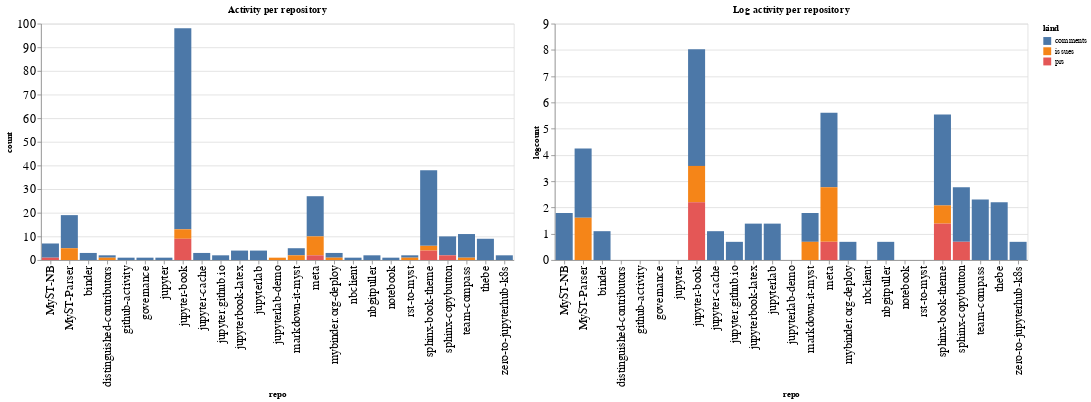

Notebook cell for this chart:
### Code cell
ch1 = alt.Chart(repo_summaries, width=600, title="Activity per repository").mark_bar().encode(
    x='repo',
    y='count',
    color='kind',
    tooltip="kind"
)

ch2 = alt.Chart(repo_summaries, width=600, title="Log activity per repository").mark_bar().encode(
    x='repo',
    y='logcount',
    color='kind',
    tooltip="kind"
)

ch1 | ch2

### Figure 1 — Vega-Lite specification as saved in the notebook (floating-point values rounded to 4 significant figures)
{"config": {"axisLeft": {"labelFontSize": 15}, "axisBottom": {"labelFontSize": 15}}, "hconcat": [{"mark": "bar", "encoding": {"color": {"type": "nominal", "field": "kind"}, "tooltip": {"type": "nominal", "field": "kind"}, "x": {"type": "nominal", "field": "repo"}, "y": {"type": "quantitative", "field": "count"}}, "title": "Activity per repository", "width": 600}, {"mark": "bar", "encoding": {"color": {"type": "nominal", "field": "kind"}, "tooltip": {"type": "nominal", "field": "kind"}, "x": {"type": "nominal", "field": "repo"}, "y": {"type": "quantitative", "field": "logcount"}}, "title": "Log activity per repository", "width": 600}], "data": {"name": "data-5ba628acde9cc82092f3efbccdde40f6"}, "$schema": "https://vega.github.io/schema/vega-lite/v4.8.1.json", "datasets": {"data-5ba628acde9cc82092f3efbccdde40f6": [{"repo": "MyST-NB", "kind": "comments", "count": 6, "logcount": 1.792}, {"repo": "MyST-NB", "kind": "prs", "count": 1, "logcount": 0.0}, {"repo": "MyST-Parser", "kind": "comments", "count": 14, "logcount": 2.639}, {"repo": "MyST-Parser", "kind": "issues", "count": 5, "logcount": 1.609}, {"repo": "binder", "kind": "comments", "count": 3, "logcount": 1.099}, {"repo": "distinguished-contributors", "kind": "comments", "count": 1, "logcount": 0.0}, {"repo": "distinguished-contributors", "kind": "issues", "count": 1, "logcount": 0.0}, {"repo": "github-activity", "kind": "comments", "count": 1, "logcount": 0.0}, {"repo": "governance", "kind": "comments", "count": 1, "logcount": 0.0}, {"repo": "jupyter", "kind": "comments", "count": 1, "logcount": 0.0}, {"repo": "jupyter-book", "kind": "comments", "count": 85, "logcount": 4.443}, {"repo": "jupyter-book", "kind": "issues", "count": 4, "logcount": 1.386}, {"repo": "jupyter-book", "kind": "prs", "count": 9, "logcount": 2.197}, {"repo": "jupyter-cache", "kind": "comments", "count": 3, "logcount": 1.099}, {"repo": "jupyter.github.io", "kind": "comments", "count": 2, "logcount": 0.6931}, {"repo": "jupyterbook-latex", "kind": "comments", "count": 4, "logcount": 1.386}, {"repo": "jupyterlab", "kind": "comments", "count": 4, "logcount": 1.386}, {"repo": "jupyterlab-demo", "kind": "issues", "count": 1, "logcount": 0.0}, {"repo": "markdown-it-myst", "kind": "comments", "count": 3, "logcount": 1.099}, {"repo": "markdown-it-myst", "kind": "issues", "count": 2, "logcount": 0.6931}, {"repo": "meta", "kind": "comments", "count": 17, "logcount": 2.833}, {"repo": "meta", "kind": "issues", "count": 8, "logcount": 2.079}, {"repo": "meta", "kind": "prs", "count": 2, "logcount": 0.6931}, {"repo": "mybinder.org-deploy", "kind": "comments", "count": 2, "logcount": 0.6931}, {"repo": "mybinder.org-deploy", "kind": "issues", "count": 1, "logcount": 0.0}, {"repo": "nbclient", "kind": "comments", "count": 1, "logcount": 0.0}, {"repo": "nbgitpuller", "kind": "comments", "count": 2, "logcount": 0.6931}, {"repo": "notebook", "kind": "comments", "count": 1, "logcount": 0.0}, {"repo": "rst-to-myst", "kind": "comments", "count": 1, "logcount": 0.0}, {"repo": "rst-to-myst", "kind": "issues", "count": 1, "logcount": 0.0}, {"repo": "sphinx-book-theme", "kind": "comments", "count": 32, "logcount": 3.466}, {"repo": "sphinx-book-theme", "kind": "issues", "count": 2, "logcount": 0.6931}, {"repo": "sphinx-book-theme", "kind": "prs", "count": 4, "logcount": 1.386}, {"repo": "sphinx-copybutton", "kind": "comments", "count": 8, "logcount": 2.079}, {"repo": "sphinx-copybutton", "kind": "prs", "count": 2, "logcount": 0.6931}, {"repo": "team-compass", "kind": "comments", "count": 10, "logcount": 2.303}, {"repo": "team-compass", "kind": "issues", "count": 1, "logcount": 0.0}, {"repo": "thebe", "kind": "comments", "count": 9, "logcount": 2.197}, {"repo": "zero-to-jupyterhub-k8s", "kind": "comments", "count": 2, "logcount": 0.6931}]}}
